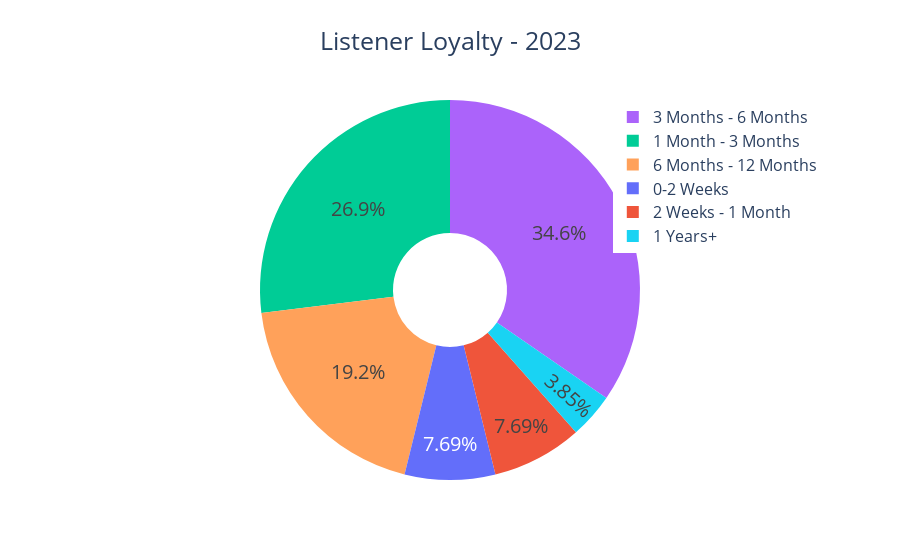

Notebook code cell kept with this figure:
### Code cell
fig = px.pie(Q7_2023, values='Count', names='Listener Loyalty',color='Listener Loyalty',
             title='Listener Loyalty - 2023', hole=.3)
fig.update_traces(textposition='inside', textinfo='percent', textfont_size=20)
fig.update_layout(legend_x=0.72, title_font_size=25, legend_font_size=16, title_x=0.5)

fig.show()

### Figure 1 — Plotly figure (JSON) as saved in the notebook; plotly's stock layout.template omitted (floating-point values rounded to 4 significant figures)
{"data": [{"customdata": [["0-2 Weeks"], ["2 Weeks - 1 Month"], ["1 Month - 3 Months"], ["3 Months - 6 Months"], ["6 Months - 12 Months"], ["1 Years+"]], "domain": {"x": [0, 1], "y": [0, 1]}, "hole": 0.3, "hovertemplate": "Listener Loyalty=%{customdata[0]}<br>Count=%{value}<extra></extra>", "labels": ["0-2 Weeks", "2 Weeks - 1 Month", "1 Month - 3 Months", "3 Months - 6 Months", "6 Months - 12 Months", "1 Years+"], "legendgroup": "", "marker": {"colors": ["#636efa", "#EF553B", "#00cc96", "#ab63fa", "#FFA15A", "#19d3f3"]}, "name": "", "showlegend": true, "textfont": {"size": 20}, "textinfo": "percent", "textposition": "inside", "type": "pie", "values": [2, 2, 7, 9, 5, 1]}], "layout": {"legend": {"font": {"size": 16}, "tracegroupgap": 0, "x": 0.72}, "title": {"font": {"size": 25}, "text": "Listener Loyalty - 2023", "x": 0.5}}}
